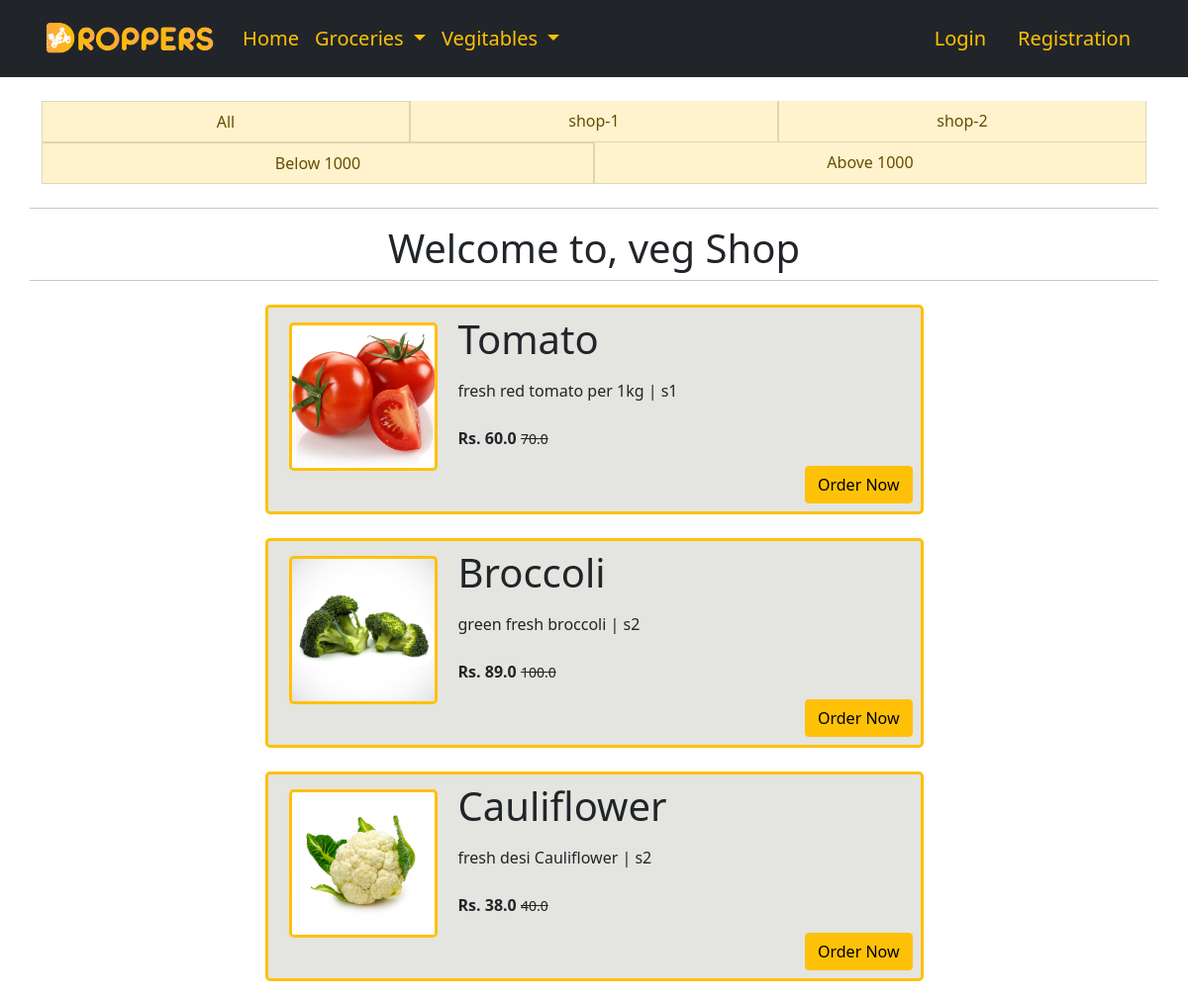
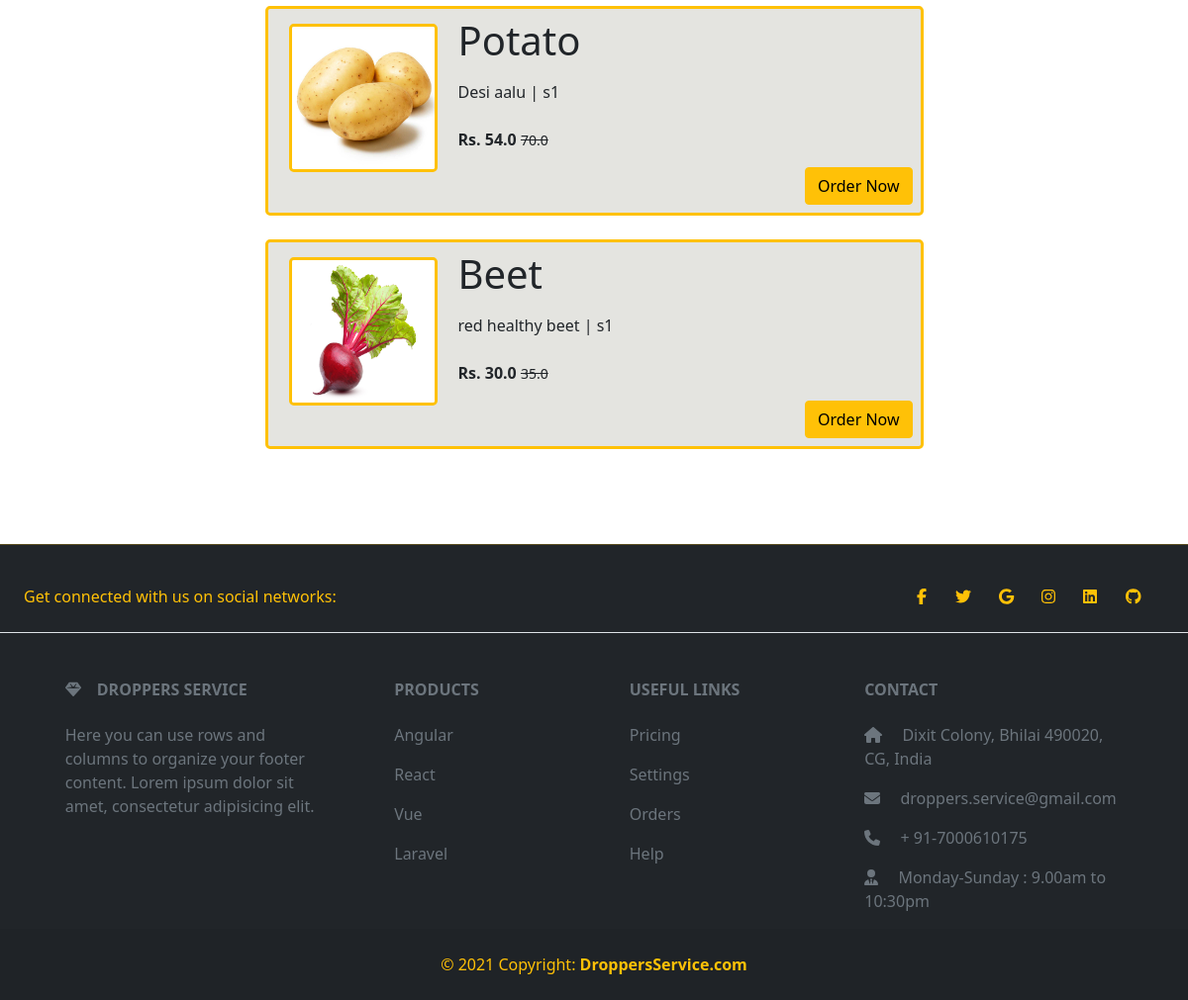
The page /veg/ on the database its author committed (2 pictures, top to bottom).
### app/models.py (models this page shows, shortened)
class Product(models.Model):
   title = models.CharField(max_length=100)
   selling_price = models.FloatField()
   discounted_price = models.FloatField()
   description = models.TextField()
   brand = models.CharField(max_length=100)
   stock = models.PositiveIntegerField(default=0)
   stc = models.CharField(choices=STOCK_CHOICES,max_length=16,default='In Stock')
   category = models.CharField(choices=CATEGORY_CHOICES,max_length=2)
   locality = models.CharField(max_length=200,default='')
   product = models.ImageField(upload_to='productimg')

### app/views.py (the view)
# urls.py: path('veg/', views.veg, name='veg'),
def veg(request, data=None):
 tc = 0
 if request.user.is_authenticated:
    tc = len(Cart.objects.filter(user=request.user))
 if data == None:
      vegs = Product.objects.filter(category='BW')
 elif data == 's1' or data == 's2':
      vegs = Product.objects.filter(category='BW').filter(brand=data)
 elif data == 'below':
      vegs = Product.objects.filter(category='BW').filter(discounted_price__lt=1000)
 elif data == 'above':
      vegs = Product.objects.filter(category='BW').filter(discounted_price__gt=1000)
 return render(request, 'app/veg.html',{'vegs':vegs,'tc':tc})

### app/templates/app/veg.html (shortened to what this page needs)
{% extends 'app/base.html' %}
{% load static %}
{% block main-content %}
<div class="container my-2">
<div class="row">
    <div class="col-sm-12 mb-4 mt-3">
     <div class="d-flex text-center">
     <a href="{% url 'veg' %}" class="list-group-item list-group-item-action list-group-item-warning" aria-current="true">All</a>
     <a href="{% url 'vegdata' 's1' %}" class="list-group-item list-group-item-action list-group-item-warning" aria-current="true">shop-1</a>
     <a href="{% url 'vegdata' 's2' %}" class="list-group-item list-group-item-action list-group-item-warning" aria-current="true">shop-2</a>
     </div>
     <div class="d-flex text-center">
      <a href="{% url 'vegdata' 'below' %}" class="list-group-item list-group-item-action list-group-item-warning" aria-current="true">Below 1000</a>
      <a href="{% url 'vegdata' 'above' %}" class="list-group-item list-group-item-action list-group-item-warning" aria-current="true">Above 1000</a>
      </div>
    </div>
    <hr>
    <h3 class="display-6 text-center">Welcome to, veg Shop</h3>
    <hr>
    <div class="col-sm-12 mt-2">
    <div class="row d-flex justify-content-center">
     {% for product in vegs %}
     {% if product.stc == "Out of Stock" %}
     <div class=" d-flex align-item-center col-sm-7 mb-4 border border-warning border-3 rounded-3 p-2"  style="background-color: rgba(208, 208, 201, 0.571);;">
      <div class="flex-shrink-0 ">
          <a href="{% url 'product-detail' product.id %}" class="disabled btn"><img class="border border-warning border-3 rounded-3"
                  src="{{product.product.url}}" alt="" height="150" width="150"></a>
      </div>
      <div class="flex-grow-1 ms-2">
                  <div class="display-6 mb-3">{{product.title}}</div>
                  <div class="fw-normal">{{product.description}} | <span class="fw-light" >{{product.brand}}</span></div> <br>
                  <div class="fw-bold">Rs. {{product.discounted_price}} <small class="fw-light text-decoration-line-through">{{product.selling_price}}</small>
                  <div class="d-grid gap-2 d-md-flex justify-content-md-end">
                  <a href="{% url 'product-detail' product.id %}" class="disabled btn btn-warning mt-3">{{product.stc}}</a>
              </div>
          </div>
      </div>
     </div>
     {% else %}
     <div class="d-flex  align-item-center col-sm-7 mb-4 border border-warning border-3 rounded-3 p-2"  style="background-color: rgba(208, 208, 201, 0.571);;">
      <div class="flex-shrink-0 ">
          <a href="{% url 'product-detail' product.id %}" class="btn"><img class="border border-warning border-3 rounded-3"
                  src="{{product.product.url}}" alt="" height="150" width="150"></a>
      </div>
      <div class="flex-grow-1 ms-2">
                  <div class="display-6 mb-3">{{product.title}}</div>
                  <div class="fw-normal">{{product.description}} | <span class="fw-light" >{{product.brand}}</span></div> <br>
                  <div class="fw-bold">Rs. {{product.discounted_price}} <small class="fw-light text-decoration-line-through">{{product.selling_price}}</small>
                  <div class="d-grid gap-2 d-md-flex justify-content-md-end">
                  <a href="{% url 'product-detail' product.id %}" class="btn btn-warning mt-3">Order Now</a>
              </div>
          </div>
      </div>
     </div>
     {% endif %}
     {% endfor %}
    </div>
   </div>
  </div>
  </div>
  {% endblock main-content %}

### app/static/app/css/style.css (style rules this page uses)
a { text-decoration: none; }

### rows shown on the page
Product: product (picture), title "Tomato", description "fresh red tomato per 1kg", brand "s1", discounted_price "60.0", selling_price "70.0"
Product: product (picture), title "Broccoli", description "green fresh broccoli", brand "s2", discounted_price "89.0", selling_price "100.0"
Product: product (picture), title "Cauliflower", description "fresh desi Cauliflower", brand "s2", discounted_price "38.0", selling_price "40.0"
Product: product (picture), title "Potato", description "Desi aalu", brand "s1", discounted_price "54.0", selling_price "70.0"
Product: product (picture), title "Beet", description "red healthy beet", brand "s1", discounted_price "30.0", selling_price "35.0"
